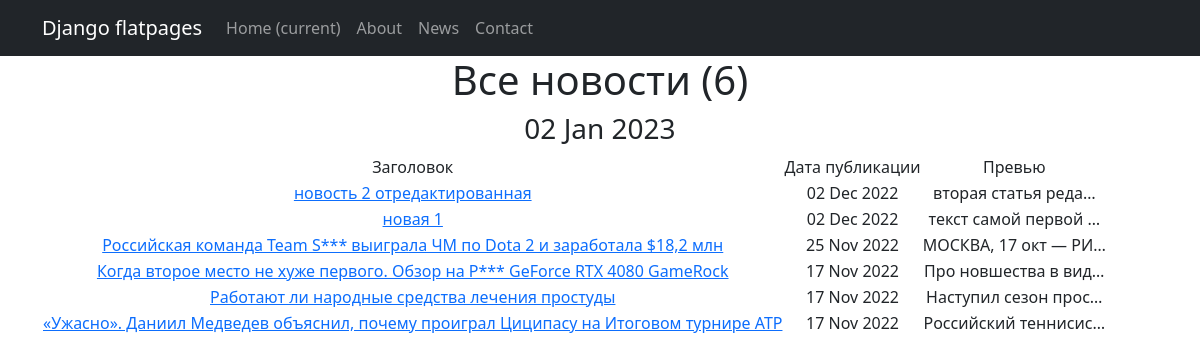
Before: /newspaper/ with the older database file.
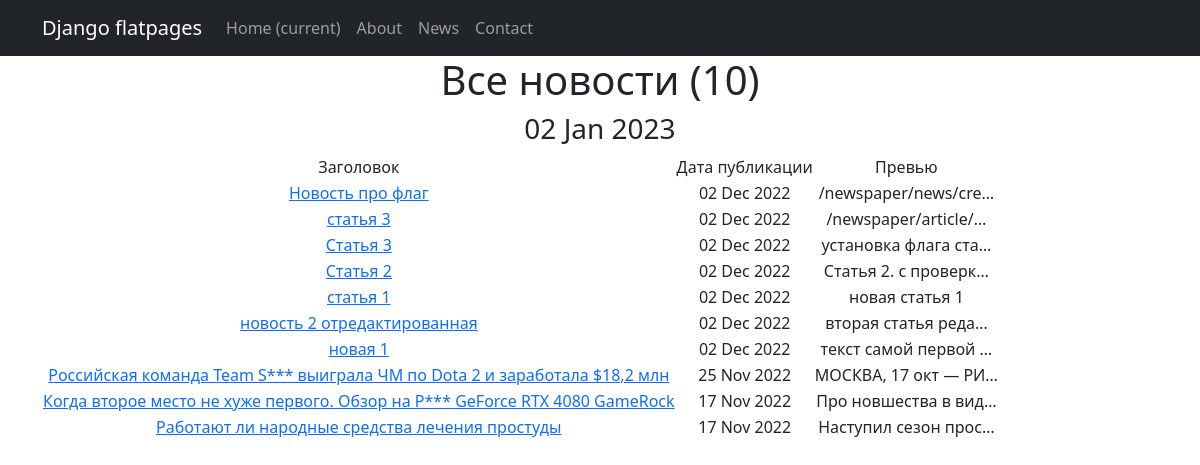
After: the same page with the newer database file.
### news_app/models.py (models this page shows, shortened)
class Post(models.Model):
    date_time_in = models.DateTimeField(auto_now_add=True)
    is_news = models.BooleanField(default=True)  # True - новость, False - статья
    title = models.CharField(max_length=255)
    text = models.TextField()
    rating = models.IntegerField(default=0)
    author = models.ForeignKey('Author', on_delete=models.CASCADE)
    category = models.ManyToManyField('Category', through='PostCategory')

### news_app/views.py (the view)
# urls.py: path('', PostList.as_view(), name='news_list'),
class PostList(ListView):
    model = Post
    ordering = '-date_time_in'
    template_name = 'news_list.html'
    context_object_name = 'news_list'
    paginate_by = 10
    def get_queryset(self):
        queryset = super().get_queryset()
        self.filterset = PostFilter(self.request.GET, queryset)
        return self.filterset.qs
    def get_context_data(self, **kwargs):
        context = super().get_context_data(**kwargs)
        context['filterset'] = self.filterset
        return context

### news_app/templatetags/custom_filters.py (called while the page is built)
@register.filter()
def censor(value):
   try:
      if not isinstance(value, str):
         raise CensorException("Error: is not a text")
      for word in CENSORED_WORDS:
         if word in value:
            value = value.replace(word, word[:1]+"***")
         if word.capitalize() in value:
            value = value.replace(word.capitalize(), word.capitalize()[:1]+"***")
      return value
   except CensorException as e:
      print (e)

### news_app/templatetags/custom_tags.py (called while the page is built)
@register.simple_tag()
def current_time(format_string='%b %d %Y'):
   return datetime.utcnow().strftime(format_string)

### templates/news_list.html (shortened to what this page needs)
{% extends 'flatpages/default.html' %}
{% load custom_filters %}
{% load custom_tags %}
{% block content %}
   <h1>Все новости ({{ news_list | length }})</h1>
    <h3>{% current_time '%d %b %Y' %}</h3>
   {% if news_list %}
       <table>
           <tr>
               <td>Заголовок</td>
               <td>Дата публикации</td>
               <td>Превью</td>
           </tr>
           {% for news in news_list %}
           <tr>
               <td><a href="{{ news.id }}">{{ news.title|censor }}</a></td>
               <td>{{ news.date_time_in | date:'d M Y' }}</td>
               <td>{{ news.text | truncatechars:20 }}</td>
           </tr>
           {% endfor %}
       </table>
   {% else %}
       <h2>Новостей нет!</h2>
   {% endif %}
{% endblock content %}

### templates/flatpages/default.html (shortened to what this page needs)
<!DOCTYPE html>
<html lang="en">
    <head>
        {% load static %}
        <link href="{% static 'css/styles.css' %}" rel="stylesheet" />
    </head>
    <body>
        <nav class="navbar navbar-expand-lg navbar-dark bg-dark static-top">
           <div class="container">
               <a class="navbar-brand" href="#">Django flatpages</a>
               <div class="collapse navbar-collapse" id="navbarResponsive">
                   <ul class="navbar-nav ml-auto">
                       <li class="nav-item active">
                           <a class="nav-link" href="#">Home
                               <span class="sr-only">(current)</span>
                           </a>
                       </li>
                       <li class="nav-item">
                           <a class="nav-link" href="/about/">About</a>
                       </li>
                       <li class="nav-item">
                           <a class="nav-link" href="/newspaper/">News</a>
                       </li>
                       <li class="nav-item">
                           <a class="nav-link" href="/contacts/">Contact</a>
                       </li>
                   </ul>
               </div>
           </div>
        </nav>
        <div class="container">
           <div class="row">
               <div class="col-lg-12 text-center">
                   {% block content %}{% endblock content %}
               </div>
           </div>
        </div>
    </body>
</html>

Changed rows visible on the page:
no longer on this page (row unchanged): Post: title|censor "«Ужасно». Даниил Медведев объяснил, почему проиграл Циципасу на Итоговом турнире ATP", date_time_in "17 Nov 2022", text "Российский теннисис…"
added Post: title|censor "Новость про флаг", date_time_in "02 Dec 2022", text "/newspaper/news/cre…"
added Post: title|censor "статья 3", date_time_in "02 Dec 2022", text "/newspaper/article/…"
added Post: title|censor "Статья 3", date_time_in "02 Dec 2022", text "установка флага ста…"
added Post: title|censor "Статья 2", date_time_in "02 Dec 2022", text "Статья 2. с проверк…"
added Post: title|censor "статья 1", date_time_in "02 Dec 2022", text "новая статья 1"
Other visible differences:
{{ news_list | length }}: "6" → "10"
